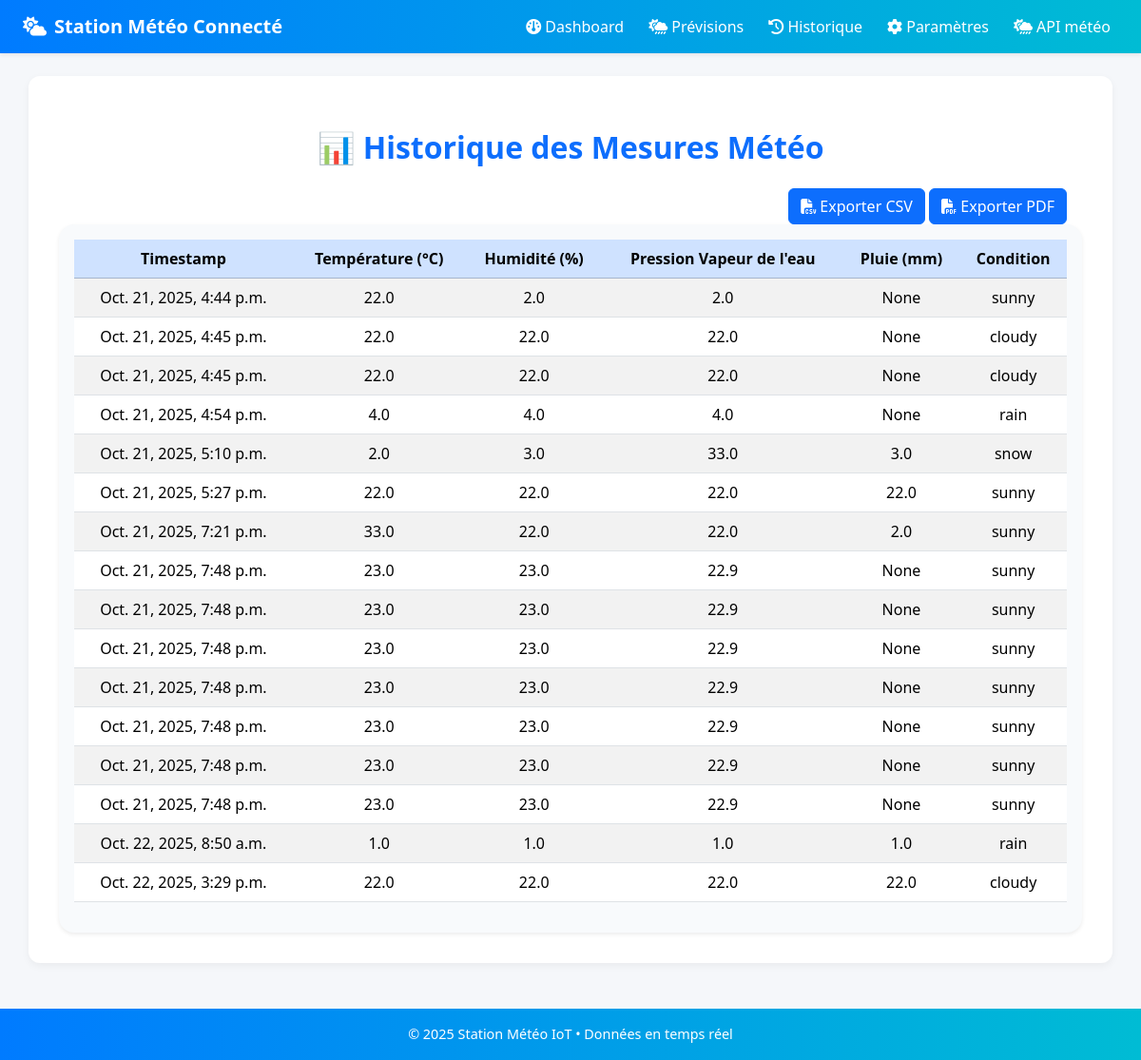
The app's page /metrics/, older data.
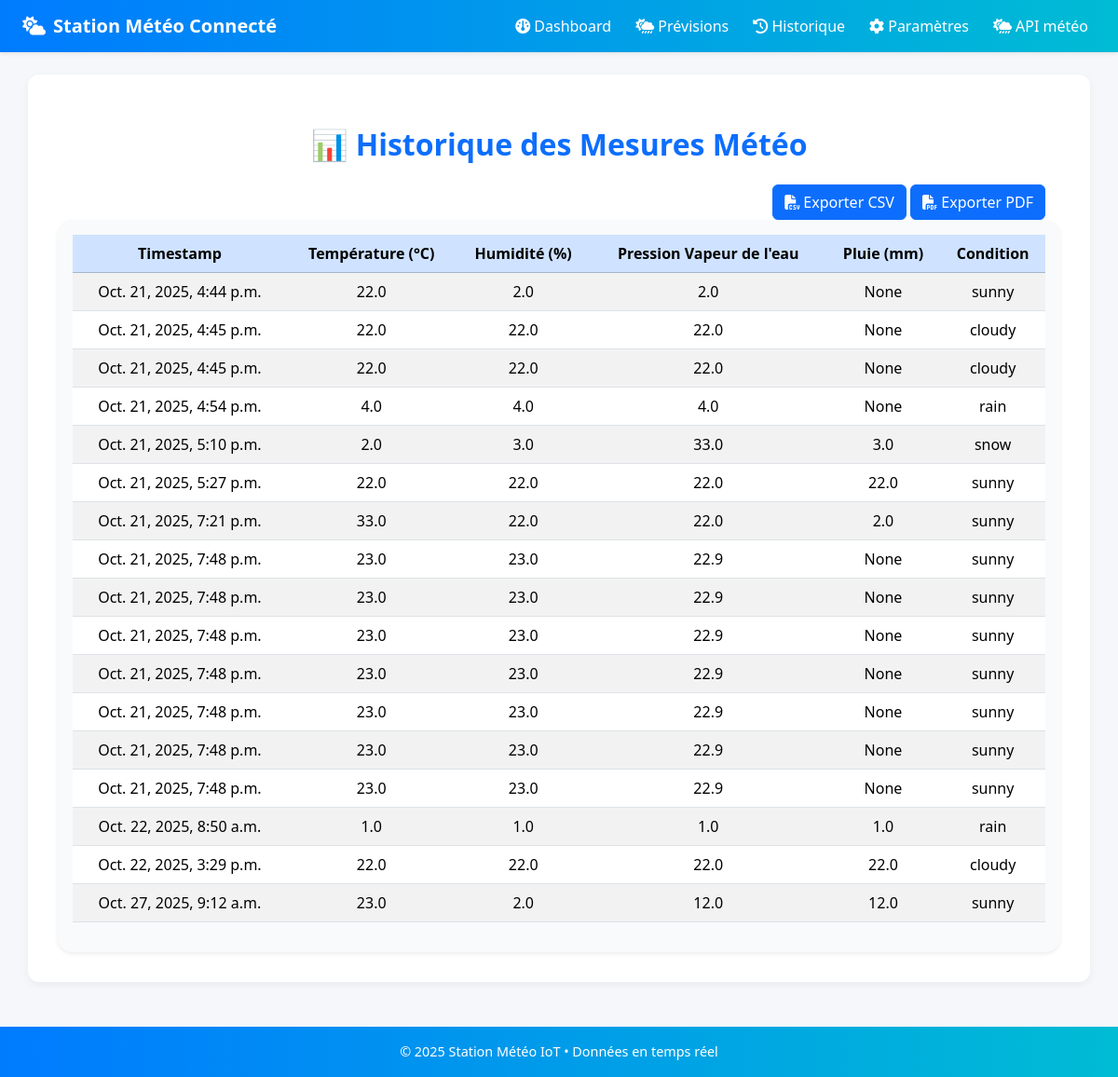
The same page, newer data.
### visualization/models.py (models this page shows, shortened)
class WeatherMetric(models.Model):
    timestamp = models.DateTimeField(auto_now_add=True)
    temperature = models.FloatField()        # °C
    humidity = models.FloatField()           # %
    pressure = models.FloatField()           # hPa
    wind_speed = models.FloatField(null=True, blank=True)  # m/s
    wind_direction = models.FloatField(null=True, blank=True)  # degrés 0-360
    rainfall = models.FloatField(null=True, blank=True)   # mm
    uv_index = models.FloatField(null=True, blank=True)   # UV index
    condition = models.CharField(max_length=50)  # sunny, rain, cloudy, storm, etc.
    visibility = models.FloatField(null=True, blank=True) # km
    cloud_cover = models.FloatField(null=True, blank=True) # %

### visualization/views.py (the view)
# urls.py: path('metrics/', views.metrics_list, name='metrics_list'),  # Historique
def metrics_list(request):
    latest_data = {}
    error_message = None
    try:
        response = requests.get("http://127.0.0.1:8000/api/latest/", timeout=5)
        if response.status_code == 200:
            latest_data = response.json()
        else:
            error_message = f"Erreur API ({response.status_code}) : {response.text}"
    except requests.exceptions.RequestException as e:
        error_message = f"Erreur de connexion à l’API : {e}"
    all_metrics = WeatherMetric.objects.all().order_by('timestamp')
    metrics = {
        "temperature": [m.temperature for m in all_metrics],
        "humidity": [m.humidity for m in all_metrics],
        "pressure": [m.pressure for m in all_metrics],
        "timestamps": [m.timestamp.strftime("%H:%M") for m in all_metrics],
        "condition": latest_data.get("condition", "unknown"),
        "latest": latest_data,
        "error": error_message,
    }
    return render(request, 'visualization/metrics_list.html', {
        'metrics': metrics,
        'all_metrics': all_metrics,
    })

### visualization/templates/visualization/metrics_list.html (shortened to what this page needs)
{% extends "../base.html" %}
{% load static %}
{% block content %}
<h2 class="text-center my-4 text-primary fw-bold">📊 Historique des Mesures Météo</h2>
<div class="text-end mt-3 me-3">
    <a href="" class="btn btn-primary">
        <i class="fa-solid fa-file-csv"></i> Exporter CSV
    </a>
    <a href="" class="btn btn-primary">
        <i class="fa-solid fa-file-pdf"></i> Exporter PDF
    </a>
</div>
<div class="table-responsive shadow-sm rounded-4 p-3" style="background: #f8fafc;">
    <table class="table table-striped table-hover align-middle">
        <thead class="table-primary text-center">
            <tr>
                <th>Timestamp</th>
                <th>Température (°C)</th>
                <th>Humidité (%)</th>
                <th>Pression Vapeur de l'eau</th>
                <th>Pluie (mm)</th>
                <th>Condition</th>
            </tr>
        </thead>
        <tbody class="text-center">
            {% for m in all_metrics %}
            <tr>
                <td>{{ m.timestamp }}</td>
                <td>{{ m.temperature }}</td>
                <td>{{ m.humidity }}</td>
                <td>{{ m.pressure }}</td>
                <td>{{ m.rainfall }}</td>
                 <td>{{ m.condition }}</td>
            </tr>
            {% empty %}
            <tr>
                <td colspan="11" class="text-center fw-semibold">Aucune donnée disponible.</td>
            </tr>
            {% endfor %}
        </tbody>
    </table>
</div>
{% endblock %}

Row changes from the older to the newer data that the page shows:
added WeatherMetric: timestamp "Oct. 27, 2025, 9:12 a.m.", temperature "23.0", humidity "2.0", pressure "12.0", rainfall "12.0", condition "sunny"
